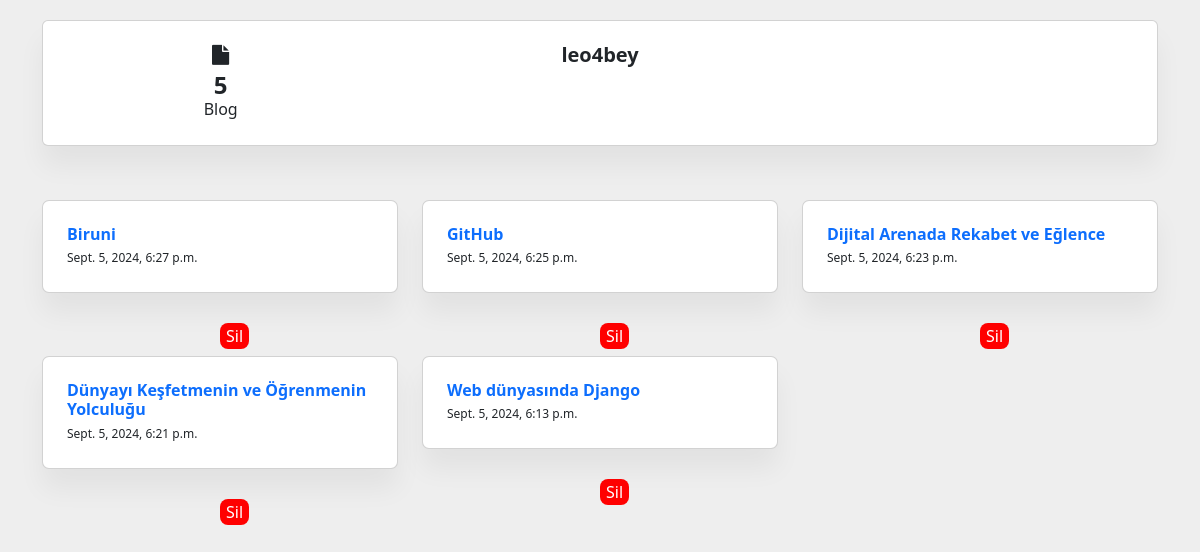
Page /profile/leo4bey (signed in) on the committed database.
### leo_blog_app/models.py (models this page shows, shortened)
class Blog(models.Model):
    title = models.CharField(max_length=200)
    content = models.TextField()
    created_at = models.DateTimeField(auto_now_add=True)
    owner = models.ForeignKey(User, on_delete=models.CASCADE)

### leo_blog_app/views.py (the view)
# urls.py: path('profile/<str:user_name>', views.profile, name='profile'),
def profile(request, user_name):
    user = get_object_or_404(User, username=user_name)
    blogs = Blog.objects.filter(owner_id=user.id).order_by('-id')
    data = {
        "user_id": user.id,
        "username": user.username,
        "email": user.email,
        "date_join": user.date_joined,
        "last_login": user.last_login,
        "blogs_count": blogs.count()
    }
    return render(request, 'profile.html', {'data': data, 'blogs': blogs})

### leo_blog_app/templates/profile.html (shortened to what this page needs)
{% load static %}
<!DOCTYPE html>
<html lang="en">
<head>
<link href="https://cdn.jsdelivr.net/npm/bootstrap@5.2.0/dist/css/bootstrap.min.css" rel="stylesheet">
<link href="{% static 'css/profile.css' %}" rel="stylesheet" />
</head>
<body>
<link href="https://maxcdn.bootstrapcdn.com/font-awesome/4.3.0/css/font-awesome.min.css" rel="stylesheet">
<div class="container">
<div class="card overflow-hidden">
<div class="card-body p-0">
<div class="row align-items-center">
<div class="col-lg-4 order-lg-1 order-2">
<div class="d-flex align-items-center justify-content-around m-4">
<div class="text-center">
<i class="fa fa-file fs-6 d-block mb-2"></i>
<h4 class="mb-0 fw-semibold lh-1">{{ data.blogs_count }}</h4>
<p class="mb-0 fs-4">Blog</p>
</div>
</div>
</div>
<div class="col-lg-4 mt-n3 order-lg-2 order-1">
<div class="mt-n5">
<div class="text-center">
<h5 class="fs-5 mb-0 fw-semibold">{{ data.username }}</h5>
</div>
</div>
</div>
<div class="col-lg-4 order-last">
</div>
</div>
</div>
</div>
<div class="tab-content" id="pills-tabContent">
<div class="tab-pane fade show active" id="pills-gallery" role="tabpanel" aria-labelledby="pills-gallery-tab" tabindex="0">
<div class="row">
{% for blog in blogs %}
    <div class="col-md-6 col-lg-4">
    <a target="_blank" href="{% url 'blogdetail' data.username blog.id %}">
    <div class="card hover-img overflow-hidden rounded-2">
    <div class="card-body p-0">
    <div class="p-4 d-flex align-items-center justify-content-between">
    <div>
    <h6 class="fw-semibold mb-0 fs-4">{{ blog.title }}</h6>
    <span class="text-dark fs-2">{{ blog.created_at }}</span>
    </div>
    </div>
    </div>
    </div>
    </a>
    {% if blog.owner == request.user %}
        <form action="{% url 'delete_blog' blog.id %}" method="POST">
            <button class="alt" type="submit">Sil</button>
        </form>
    {% endif %}
    </div>
{% endfor %}
</div>
</div>
</div>
</div>
</body>
</html>

### leo_blog_app/static/css/profile.css (style rules this page uses)
body { background:#eee; padding-top:20px; }
.card { margin-bottom: 30px; }
.overflow-hidden { overflow: hidden!important; }
.p-0 { padding: 0!important; }
.mt-n5 { margin-top: -3rem!important; }
.align-items-center { align-items: center!important; }
.d-flex { display: flex!important; }
.rounded-2 { border-radius: 7px !important; }
.fs-6 { font-size: 1.25rem!important; }
.mb-2 { margin-bottom: 0.5rem!important; }
.d-block { display: block!important; }
a { text-decoration: none; }
.fw-semibold { font-weight: 600!important; }
.fs-4 { font-size: 1rem!important; }
.card, .bg-light { box-shadow: 0 20px 27px 0 rgb(0 0 0 / 5%); }
.fs-2 { font-size: .75rem!important; }
.alt { margin-left: 50%; background-color: red; color: white; border: none; font-size: 16px; border-radius: 8px; margin-bottom: 2%; }

### rows in the picture
Blog: title "Biruni", created_at "Sept. 5, 2024, 6:27 p.m.", shows "Sil"
Blog: title "GitHub", created_at "Sept. 5, 2024, 6:25 p.m.", shows "Sil"
Blog: title "Dijital Arenada Rekabet ve Eğlence", created_at "Sept. 5, 2024, 6:23 p.m.", shows "Sil"
Blog: title "Dünyayı Keşfetmenin ve Öğrenmenin Yolculuğu", created_at "Sept. 5, 2024, 6:21 p.m.", shows "Sil"
Blog: title "Web dünyasında Django", created_at "Sept. 5, 2024, 6:13 p.m.", shows "Sil"

### other values in the picture
{{ data.blogs_count }} "5"
{{ data.username }} "leo4bey"
